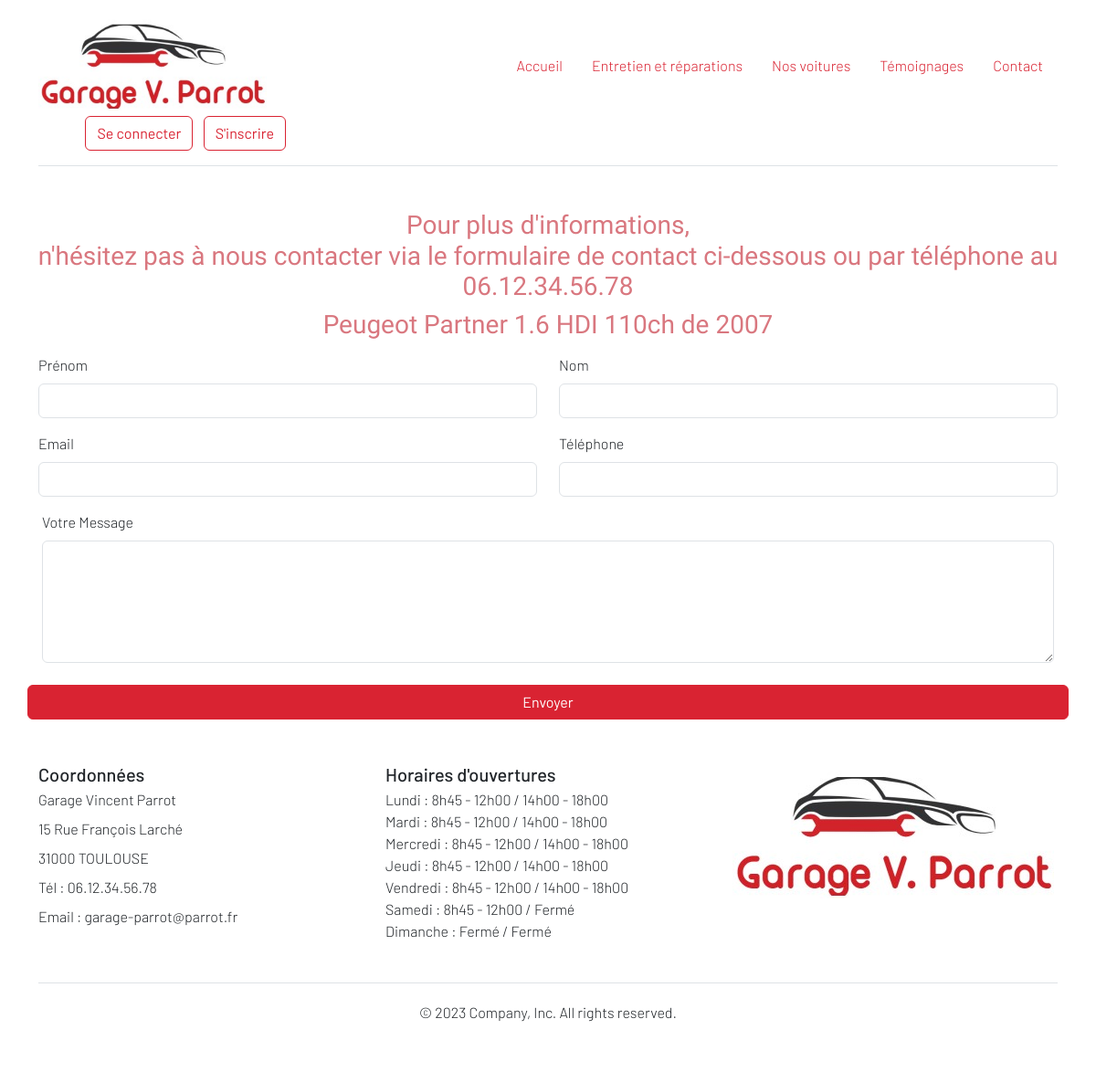
The page /form_auto.php?id=118 on the database its author committed.
### tables this page shows
CREATE TABLE `cars` (
  `id` int(11) NOT NULL,
  `marque` varchar(255) NOT NULL,
  `modele` varchar(255) NOT NULL,
  `prix` int(6) NOT NULL,
  `image_filename` varchar(500) DEFAULT NULL,
  `annee` int(4) NOT NULL,
  `kilometre` int(6) NOT NULL,
  `equipements` varchar(2000) NOT NULL
);

CREATE TABLE `open_hours` (
  `id` int(11) NOT NULL,
  `day` varchar(50) NOT NULL,
  `morning_hours` varchar(50) NOT NULL,
  `afternoon_hours` varchar(50) NOT NULL
);

### lib/car.php (called while the page is built, shortened)
<?php
  function getCarById(PDO $pdo, int $id){
    $query = $pdo -> prepare ('SELECT * FROM cars WHERE id = :id');
    $query -> bindParam(':id', $id, PDO::PARAM_INT);
    $query -> execute();
    return $query -> fetch();
  }

### lib/open_close.php (called while the page is built, shortened)
<?php
function getAllOpenDays(PDO $pdo) {
  $query = $pdo->query('SELECT * FROM open_hours');
  return $query->fetchAll(PDO::FETCH_ASSOC);
}

### form_auto.php (the view, shortened to what this page needs)
<?php
require_once('templates/header.php');
require_once('lib/car.php');
$cars_id =(int) $_GET['id'];
$car= getCarById($pdo, $cars_id);
?>
<h3 class="text-center mt-5">Pour plus d'informations,<br> n'hésitez pas à nous contacter via le formulaire de contact ci-dessous ou par téléphone au 06.12.34.56.78</h3>
<h3 class="text-center"> <?= $car['marque']?> <?= $car['modele'] ?> de <?= $car['annee'] ?> </h3>
<form action="<?= $_SERVER['PHP_SELF']. "?id=" . $cars_id; ?>" method="POST" enctype="multipart/form-data"  >
    <div class="container ">
        <div class="row align-items-center">
            <div class="col">
                <label for="first_name" class="form-label">Prénom</label>
                <input type="text" name="first_name" id="first_name" class="form-control">
            </div>
            <div class="col">
                <label for="last_name" class="form-label">Nom</label>
                <input type="text" name="last_name"  id="last_name" class="form-control">
            </div>
        </div>
    </div>
    <div class="container mt-3">
        <div class="row align-items-center">
            <div class="col">
                <label for="email" class="form-label">Email</label>
                <input type="email" name="email" id="email" class="form-control">
            </div>
            <div class="col">
                <label for="phone" class="form-label">Téléphone</label>
                <input type="tel" name="phone" id="phone" class="form-control">
            </div>
        </div>
    </div>
    <div class="container mt-3">
        <div class="row align-items-center">
            <div class="col">
                <div class="mb-3 px-1">
                <label for="message" class="form-label">Votre Message</label>
                <textarea  type="text" name="message" id="message" cols="20" rows="5" class="form-control"></textarea>
            </div>
        </div>
        <input type="submit" value="Envoyer" name="saveFormAuto" class="btn btn-primary mt-2">
    </div>
</div>
</form>
<?php
require_once('templates/footer.php');
?>

### templates/footer.php (shortened to what this page needs)
<?php
require_once('lib/open_close.php');
?>
      <div class="container">
        <footer class="py-5 lh-1">
          <div class="row">
            <div class="col-md-4  mb-3 ">
            <form>
            <h5>Coordonnées</h5>
              <p>Garage Vincent Parrot</p>
              <p>15 Rue François Larché</p>
              <p>31000 TOULOUSE</p>
              <p>Tél : 06.12.34.56.78</p>
              <p>Email : garage-parrot@parrot.fr</p>
            </form>
            </div>
            <div class="col-6 col-md-4 mb-3">
            <h5>Horaires d'ouvertures</h5>
            <ul class="nav flex-column">
            <?php
            $openDays = getAllOpenDays($pdo);
            foreach ($openDays as $open){ ?>
                <li class="nav-item mb-2">
                  <?= $open['day']; ?> : <?= $open['morning_hours']; ?> / <?= $open['afternoon_hours']; ?>
                </li>
            <?php }; ?>
            </ul>
            </div>
            <div class="col-md-3  mb-3">
              <img src="assets/images/logo_Garage.jpg">
            </div>
          </div>
          <div class="d-flex flex-column flex-sm-row justify-content-center py-4 my-4 border-top">
            <p>© 2023 Company, Inc. All rights reserved.</p>
          </div>
        </footer>
      </div>
  </body>
</html>

### assets/css/style.css (style rules this page uses)
.structure { font-family: 'Barlow', sans-serif; font-weight: 300; }
.structure h2, h3 { font-family: 'Rajdhani'; font-weight: 400; }

### rows shown on the page
cars: marque "Peugeot", modele "Partner 1.6 HDI 110ch", annee "2007"
open_hours: day "Lundi", morning_hours "8h45 - 12h00", afternoon_hours "14h00 - 18h00"
open_hours: day "Mardi", morning_hours "8h45 - 12h00", afternoon_hours "14h00 - 18h00"
open_hours: day "Mercredi", morning_hours "8h45 - 12h00", afternoon_hours "14h00 - 18h00"
open_hours: day "Jeudi", morning_hours "8h45 - 12h00", afternoon_hours "14h00 - 18h00"
open_hours: day "Vendredi", morning_hours "8h45 - 12h00", afternoon_hours "14h00 - 18h00"
open_hours: day "Samedi", morning_hours "8h45 - 12h00", afternoon_hours "Fermé"
open_hours: day "Dimanche", morning_hours "Fermé", afternoon_hours "Fermé"

### other values the page prints
$value "Accueil"
$value "Entretien et réparations"
$value "Nos voitures"
$value "Témoignages"
$value "Contact"
